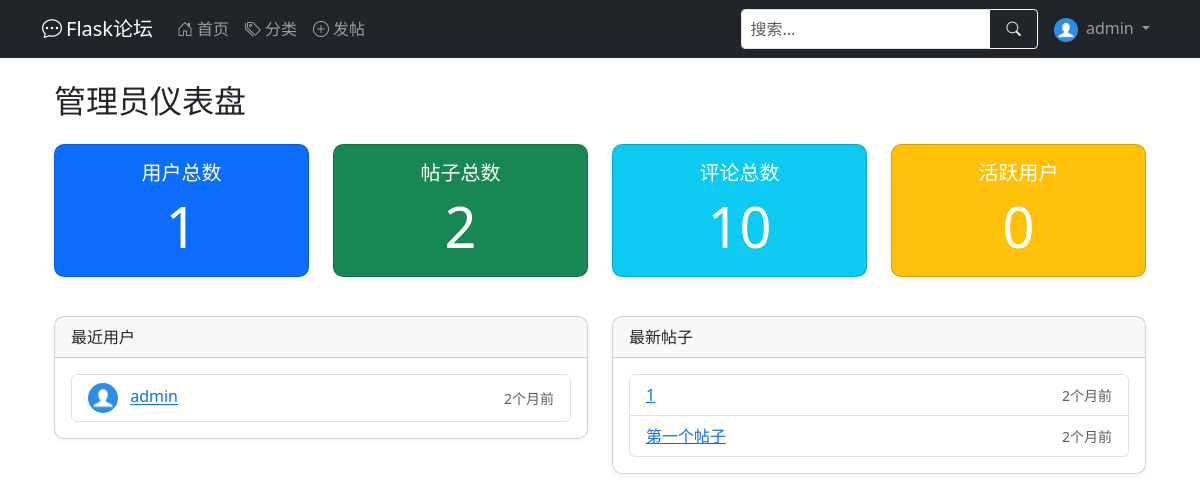
/admin/dashboard (signed in), run on an earlier commit of the app's database.
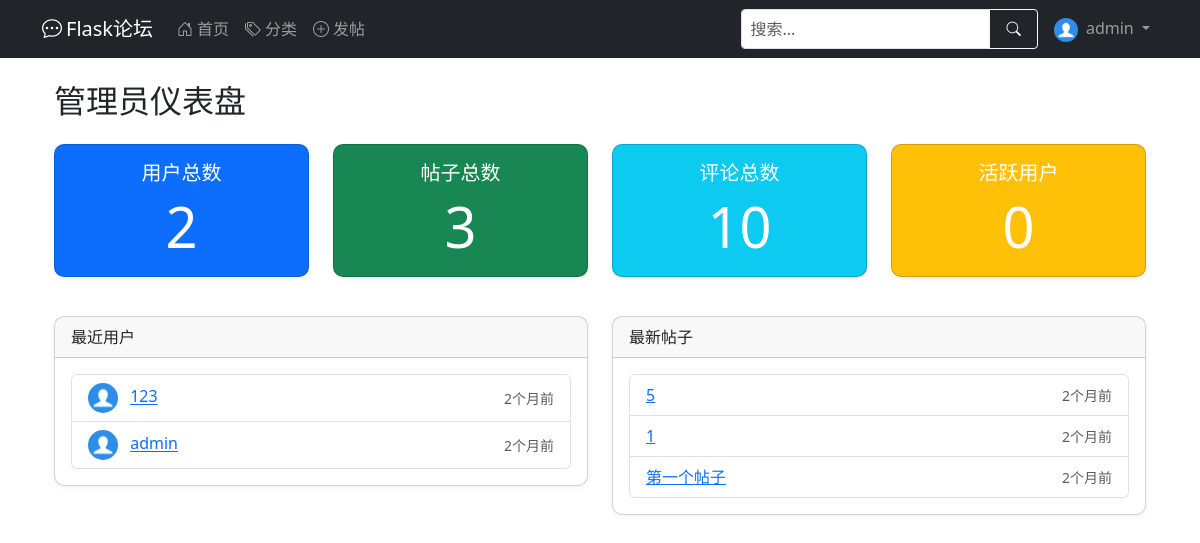
And on a later commit of the database.
### app/models.py (models this page shows, shortened)
class User(UserMixin, db.Model):
    __tablename__ = 'user'
    id = db.Column(db.Integer, primary_key=True)
    username = db.Column(db.String(64), index=True, unique=True, nullable=False)
    email = db.Column(db.String(120), index=True, unique=True, nullable=False)
    password_hash = db.Column(db.String(128), nullable=False)
    created_at = db.Column(db.DateTime, default=datetime.utcnow)
    last_seen = db.Column(db.DateTime, default=datetime.utcnow)
    about_me = db.Column(db.Text)
    avatar = db.Column(db.String(120), default='default.jpg')  # 头像
    permissions = db.Column(db.Integer, default=Permissions.USER)
    posts = db.relationship('Post', backref='author', lazy='dynamic')  # 在Post处能查到作者，用法：Post.author
    def avatar_url(self):
        return url_for('static', filename=f'profile_pics/{self.avatar}', _external=True)
    def has_permission(self, permission):
        return (self.permissions & permission) == permission

class Post(db.Model):
    __tablename__ = 'post'
    id = db.Column(db.Integer, primary_key=True)
    title = db.Column(db.String(100), nullable=False)
    content = db.Column(db.Text, nullable=False)
    created_at = db.Column(db.DateTime, default=datetime.utcnow)
    last_updated = db.Column(db.DateTime, default=datetime.utcnow, onupdate=datetime.utcnow)
    views = db.Column(db.Integer, default=0)  # 浏览量
    user_id = db.Column(db.Integer, db.ForeignKey('user.id'), nullable=False)  # 对应user.id
    category_id = db.Column(db.Integer, db.ForeignKey('category.id'))  # 对应category.id
    comments = db.relationship('Comment', backref='post', lazy='select')  # post.comment查到所有评论
    _comment_count = db.Column('comment_count', db.Integer, default=0)
    @property
    def comment_count(self):
        return self._comment_count
    @comment_count.setter
    def comment_count(self, value):
        self._comment_count = value

### app/admin.py (the view)
@admin_bp.route('/dashboard')
@admin_required
def dashboard():
    stats = {
        'users': User.query.count(),
        'posts': Post.query.count(),
        'comments': Comment.query.count(),
        'categories': Category.query.count(),
        'active_users': User.query.filter(User.last_seen >= datetime.utcnow() - timedelta(days=7)).count()
    }
    return render_template('admin/dashboard.html', stats=stats, User=User, Post=Post)

### app/models.py (called while the page is built)
@login_manager.user_loader
def load_user(user_id):
    return User.query.get(int(user_id))

### app/templates/admin/dashboard.html
{% extends "admin/base.html" %}
{% block admin_content %}
<h2>管理员仪表盘</h2>
<div class="row mt-4">
    <div class="col-md-3 mb-4">
        <div class="card text-white bg-primary">
            <div class="card-body text-center">
                <h5 class="card-title">用户总数</h5>
                <p class="card-text display-4">{{ stats.users }}</p>
            </div>
        </div>
    </div>
    <div class="col-md-3 mb-4">
        <div class="card text-white bg-success">
            <div class="card-body text-center">
                <h5 class="card-title">帖子总数</h5>
                <p class="card-text display-4">{{ stats.posts }}</p>
            </div>
        </div>
    </div>
    <div class="col-md-3 mb-4">
        <div class="card text-white bg-info">
            <div class="card-body text-center">
                <h5 class="card-title">评论总数</h5>
                <p class="card-text display-4">{{ stats.comments }}</p>
            </div>
        </div>
    </div>
    <div class="col-md-3 mb-4">
        <div class="card text-white bg-warning">
            <div class="card-body text-center">
                <h5 class="card-title">活跃用户</h5>
                <p class="card-text display-4">{{ stats.active_users }}</p>
            </div>
        </div>
    </div>
</div>
<div class="row">
    <div class="col-md-6">
        <div class="card">
            <div class="card-header">最近用户</div>
            <div class="card-body">
                <ul class="list-group">
                    {% for user in User.query.order_by(User.last_seen.desc()).limit(5) %}
                    <li class="list-group-item d-flex justify-content-between align-items-center">
                        <div>
                            <img src="{{ user.avatar_url() }}" class="rounded-circle me-2" width="30" height="30">
                            <a href="{{ url_for('admin.edit_user', user_id=user.id) }}">{{ user.username }}</a>
                        </div>
                        <small class="text-muted">{{ user.last_seen|time_ago }}</small>
                    </li>
                    {% endfor %}
                </ul>
            </div>
        </div>
    </div>
    <div class="col-md-6">
        <div class="card">
            <div class="card-header">最新帖子</div>
            <div class="card-body">
                <ul class="list-group">
                    {% for post in Post.query.order_by(Post.created_at.desc()).limit(5) %}
                    <li class="list-group-item d-flex justify-content-between align-items-center">
                        <a href="{{ url_for('main.post_detail', post_id=post.id) }}">{{ post.title|truncate(30) }}</a>
                        <small class="text-muted">{{ post.created_at|time_ago }}</small>
                    </li>
                    {% endfor %}
                </ul>
            </div>
        </div>
    </div>
</div>
{% endblock %}

### app/templates/base.html (shortened to what this page needs)
<!DOCTYPE html>
<html lang="zh" data-bs-theme="auto">
<head>
    <link href="/static/css/bootstrap.min.css" rel="stylesheet">
    <link rel="stylesheet" href="/static/css/bootstrap-icons.css">
</head>
<body>
<nav class="navbar navbar-expand-lg navbar-dark bg-dark desktop-nav">
    <div class="container">
        <a class="navbar-brand" href="{{ url_for('main.index') }}">
            <i class="bi bi-chat-dots me-1"></i>Flask论坛
        </a>
        <div class="collapse navbar-collapse" id="mainNavbar">
            <ul class="navbar-nav me-auto">
                <li class="nav-item">
                    <a class="nav-link" href="{{ url_for('main.index') }}">
                        <i class="bi bi-house-door me-1"></i>首页
                    </a>
                </li>
                <li class="nav-item">
                    <a class="nav-link" href="{{ url_for('main.list_categories') }}">
                        <i class="bi bi-tags me-1"></i>分类
                    </a>
                </li>
                <li class="nav-item">
                    <a class="nav-link" href="{{ url_for('main.create_post') }}">
                        <i class="bi bi-plus-circle me-1"></i>发帖
                    </a>
                </li>
            </ul>
            <form class="d-flex me-2 my-2 my-lg-0" action="{{ url_for('main.index') }}" method="get">
                <div class="input-group">
                    <input type="search" name="q" class="form-control form-control-sm" placeholder="搜索..."
                           aria-label="搜索" value="{{ request.args.get('q', '') }}">
                    <button class="btn btn-outline-light btn-sm" type="submit">
                        <i class="bi bi-search"></i>
                    </button>
                </div>
            </form>
            <ul class="navbar-nav">
                {% if current_user.is_authenticated %}
                <li class="nav-item dropdown">
                    <a class="nav-link dropdown-toggle" href="#" id="userDropdown" role="button"
                       data-bs-toggle="dropdown" aria-expanded="false">
                        <img src="{{ current_user.avatar_url() }}" class="rounded-circle me-1" width="24" height="24"
                             alt="头像">
                        {{ current_user.username }}
                    </a>
                </li>
                {% endif %}
            </ul>
        </div>
    </div>
</nav>
<main class="container mt-3 mb-5">
    {% block content %}{% endblock %}
</main>
</body>
</html>

What changed in the data, as far as the page shows it:
added User: avatar_url (placeholder picture), username "123", last_seen "2个月前"
added Post: title "5", created_at "2个月前"
Also different on the page:
{{ stats.users }}: "1" → "2"
{{ stats.posts }}: "2" → "3"
